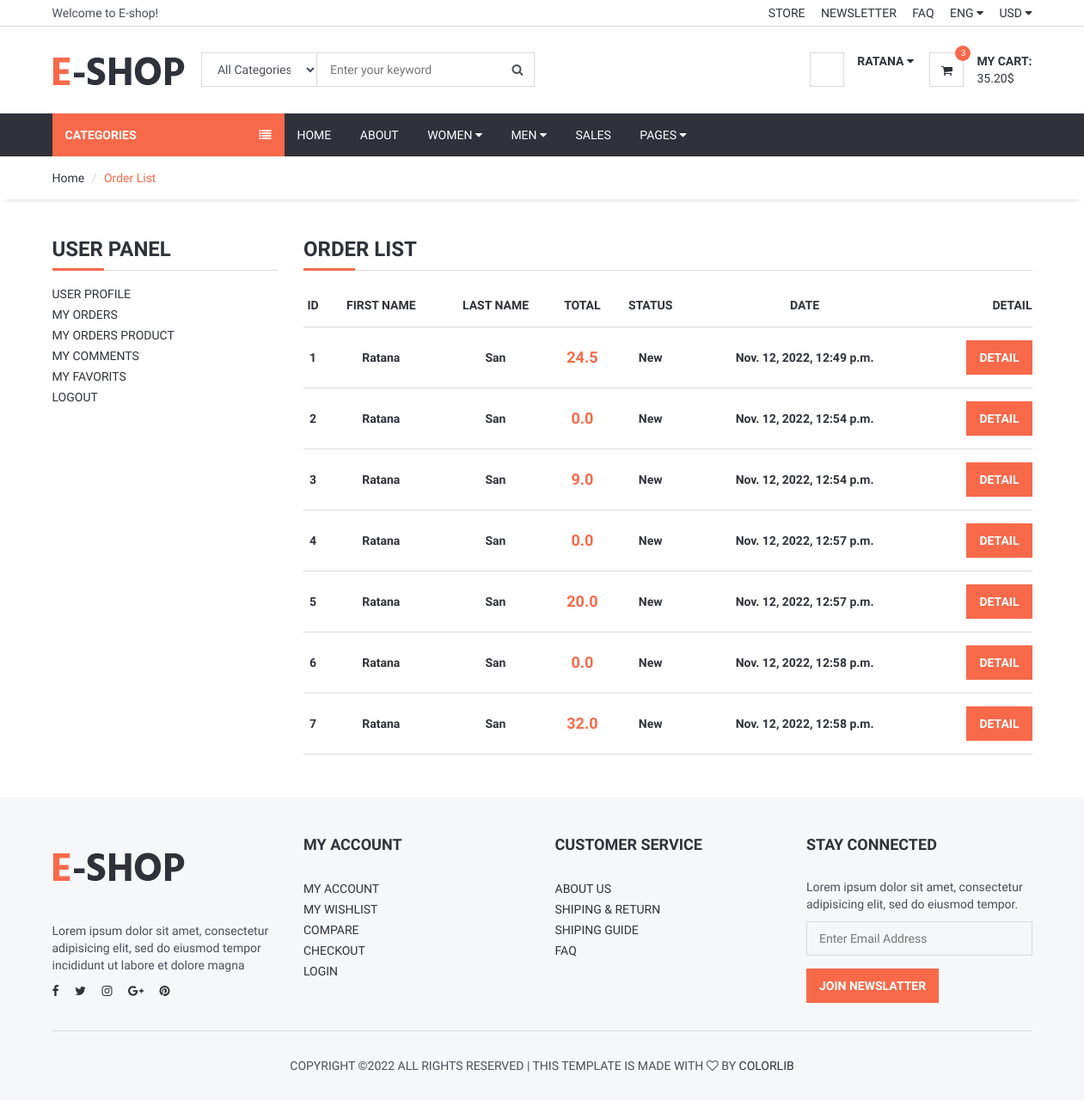
The page /user/order/ (signed in) on the database as committed earlier.
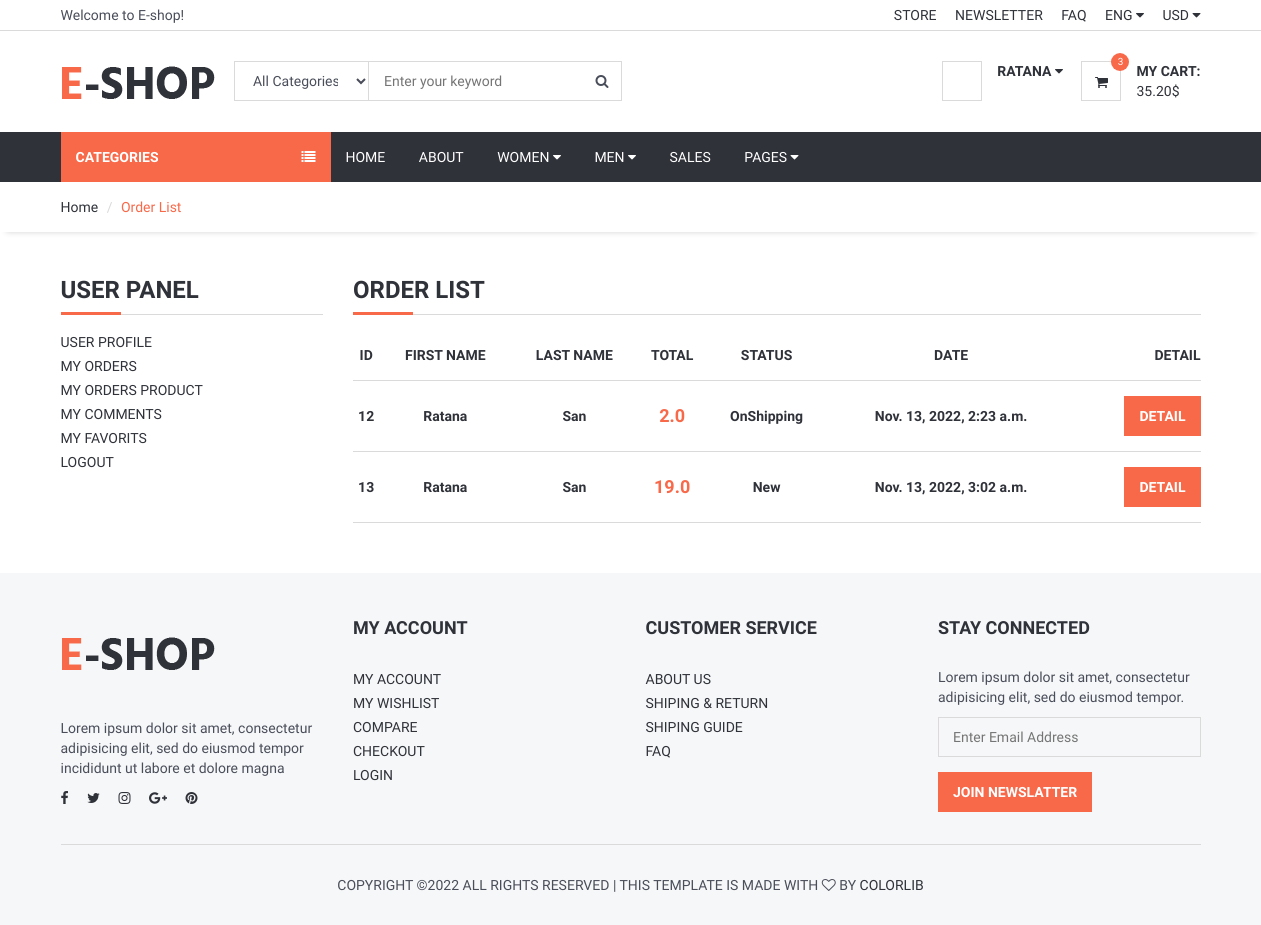
The same page on the database as committed later.
### order/models.py (models this page shows, shortened)
class Order(models.Model):
    STATUS = (
        ('NEW', 'NEW'),
        ('Accepted', 'Accepted'),
        ('Preparing', 'Preparing'),
        ('OnShipping', 'OnShipping'),
        ('Completed', 'Completed'),
        ('Canceled', 'Canceled'),
    )
    user = models.ForeignKey(User, on_delete=models.SET_NULL, null=True)
    code = models.CharField(max_length=5, editable=False)
    first_name = models.CharField(max_length=10)
    last_name = models.CharField(max_length=10)
    phone = models.CharField(max_length=20, blank=True)
    address = models.CharField(max_length=150, blank=True)
    city = models.CharField(max_length=20, blank=True)
    country = models.CharField(max_length=20, blank=True)
    total = models.FloatField()
    status = models.CharField(max_length=10, choices=STATUS, default='New')
    ip = models.CharField(max_length=20, blank=True)
    adminnote = models.CharField(max_length=100, blank=True)
    create_at = models.DateTimeField(auto_now_add=True)
    update_at = models.DateTimeField(auto_now=True)

### user/views.py (the view)
def userOrder(request):
    category = Category.objects.all()
    current_user =request.user
    orders = Order.objects.filter(user_id=current_user.id)
    context = {
        'category' : category,
        'orders' : orders,
    }
    return render(request, 'userOrder.html', context)

### user/templates/userOrder.html (shortened to what this page needs)
{% extends 'homebase.html' %}
{% block sidebar %}{% include 'sidebar.html' %}{% endblock %}
{% block body %}
{% load static %}
<div id="breadcrumb">
    <div class="container">
        <ul class="breadcrumb">
            <li><a href="#">Home</a></li>
            <li class="active">Order List</li>
        </ul>
    </div>
</div>
<div class="section">
    <div class="container">
        <div class="row">
            <div class="col-md-3">
                {% include 'sidePanel.html' %}
            </div>
            <div class="col-md-9">
                <div class="order-summary clearfix">
                    <div class="section-title">
                        <h3 class="title">Order List</h3>
                    </div>
                    <table class="shopping-cart-table table">
                        <thead>
                            <tr>
                                <th class="text-center">ID</th>
                                <th class="text-center">First Name</th>
                                <th class="text-center">Last Name</th>
                                <th class="text-center">Total</th>
                                <th class="text-center">Status</th>
                                <th class="text-center">Date</th>
                                <th class="text-right">Detail</th>
                            </tr>
                        </thead>
                        <tbody>
                            {% for order in orders %}
                            <tr>
                                <td class="text-center"><strong>{{order.id}}</strong></td>
                                <td class="text-center"><strong>{{order.first_name}}</strong></td>
                                <td class="text-center"><strong>{{order.last_name}}</strong></td>
                                <td class="total text-center"><strong class="primary-color">{{order.total}}</strong></td>
                                <td class="text-center"><strong>{{order.status}}</strong></td>
                                <td class="text-center"><strong>{{order.create_at}}</strong></td>
                                <td class="text-right">
                                        <a href="/user/orderdetail/{{order.id}}" class="primary-btn">Detail</a>
                                </td>
                            </tr>
                            {% endfor %}
                        </tbody>
                    </table>
                </div>
            </div>
        </div>
    </div>
</div>
{% endblock %}

### home/templates/homebase.html (shortened to what this page needs)
<!DOCTYPE html>
<html lang="en">
<head>
	{% load static %}
	<link type="text/css" rel="stylesheet" href="{% static 'css/bootstrap.min.css' %}"  />
	<link type="text/css" rel="stylesheet" href="{% static 'css/slick.css' %}" />
	<link type="text/css" rel="stylesheet" href="{% static '' %}css/slick-theme.css" />
	<link type="text/css" rel="stylesheet" href="{% static '' %}css/nouislider.min.css" />
	<link rel="stylesheet" href="{% static '' %}css/font-awesome.min.css">
	<link type="text/css" rel="stylesheet" href="{% static '' %}css/style.css" />
		<link rel="stylesheet" href="https://ajax.googleapis.com/ajax/libs/jqueryui/1.11.4/themes/smoothness/jquery-ui.css">
</head>
</html>
<body>
	{% include 'header.html' %}
	{% block sidebar %} {% endblock %}
	{% block body %} {% endblock %}
	{% include 'footer.html' %}
</body>

### home/templates/header.html (shortened to what this page needs)
{% load static %}
<header>
    <div id="top-header">
        <div class="container">
            <div class="pull-left">
                <span>Welcome to E-shop!</span>
            </div>
            <div class="pull-right">
                <ul class="header-top-links">
                    <li><a href="#">Store</a></li>
                    <li><a href="#">Newsletter</a></li>
                    <li><a href="#">FAQ</a></li>
                    <li class="dropdown default-dropdown">
                        <a class="dropdown-toggle" data-toggle="dropdown" aria-expanded="true">ENG <i class="fa
                                fa-caret-down"></i></a>
                    </li>
                    <li class="dropdown default-dropdown">
                        <a class="dropdown-toggle" data-toggle="dropdown" aria-expanded="true">USD <i class="fa
                                fa-caret-down"></i></a>
                    </li>
                </ul>
            </div>
        </div>
    </div>
    <div id="header">
        <div class="container">
            <div class="pull-left">
                <div class="header-logo">
                    <a class="logo" href="#">
                        <img src="{% static '' %}./img/logo.png" alt="" />
                    </a>
                </div>
                <div class="header-search">
                    <form action="/search/" method="post">
                        <input name="query" id="query" class="input search-input" type="text" placeholder="Enter your keyword" />
                        <select name="catid" class="input search-categories">
                            <option value="0">All Categories</option>
                            {% load mptt_tags %}
                        </select>
                        <button class="search-btn"><i class="fa fa-search"></i></button>
                    </form>
                </div>
            </div>
            <div class="pull-right">
                <ul class="header-btns">
                    <li class="header-account dropdown default-dropdown">
                        {% if user.id is not None %}
                        <div class="dropdown-toggle" role="button" data-toggle="dropdown" aria-expanded="true">
                            <div class="header-btns-icon">
                            </div>
                            <strong class="text-uppercase">{{user.first_name}} <i class="fa fa-caret-down"></i></strong>
                        </div>
                        {% else %}
                        <a href="/login/" class="text-uppercase">Login</a> /
                        <a href="/signup/" class="text-uppercase">Signup</a>
                        {% endif %}
                    </li>
                    <li class="header-cart dropdown default-dropdown">
                        <a href="/shopcart/">
                            <div class="header-btns-icon">
                                <i class="fa fa-shopping-cart"></i>
                                <span class="qty">3</span>
                            </div>
                            <strong class="text-uppercase">My Cart:</strong>
                            <br />
                            <span>35.20$</span>
                        </a>
                    </li>
                </ul>
            </div>
        </div>
    </div>
</header>

### home/templates/sidebar.html (shortened to what this page needs)
{% load static %}
{% load mptt_tags %}
<div id="navigation">
    <div class="container">
        <div id="responsive-nav">
        {% if page %}
            <div class="category-nav">
        {% else %}
            <div class="category-nav show-on-click">
        {% endif %}
                <span class="category-header">Categories <i class="fa fa-list"></i></span>
            </div>
            <div class="menu-nav">
                <ul class="menu-list">
                    <li><a href="/home">Home</a></li>
                    <li><a href="/about">About</a></li>
                    <li class="dropdown mega-dropdown"><a class="dropdown-toggle" data-toggle="dropdown" aria-expanded="true">Women <i class="fa fa-caret-down"></i></a>
                    </li>
                    <li class="dropdown mega-dropdown full-width"><a class="dropdown-toggle" data-toggle="dropdown" aria-expanded="true">Men <i class="fa fa-caret-down"></i></a>
                    </li>
                    <li><a href="#">Sales</a></li>
                    <li class="dropdown default-dropdown"><a class="dropdown-toggle" data-toggle="dropdown" aria-expanded="true">Pages <i class="fa fa-caret-down"></i></a>
                    </li>
                </ul>
            </div>
        </div>
    </div>
</div>

### user/templates/sidePanel.html
<div class="billing-details">
    <div class="section-title">
        <h3 class="title">User Panel</h3>
    </div>
    <div class="aside">
        <ul class="list-links">
            <li><a href="/user">User Profile</a></li>
            <li><a href="/user/order">My Orders</a></li>
            <li><a href="/user/orderproduct">My Orders Product</a></li>
            <li><a href="/user/comment">My Comments</a></li>
            <li><a href="/user/favorite">My Favorits</a></li>
            <li><a href="/logout">Logout</a></li>
        </ul>
    </div>
</div>

### home/templates/footer.html (shortened to what this page needs)
{% load static %}
<footer id="footer" class="section section-grey">
    <div class="container">
        <div class="row">
            <div class="col-md-3 col-sm-6 col-xs-6">
                <div class="footer">
                    <div class="footer-logo">
                        <a class="logo" href="#">
                <img src="./img/logo.png" alt="">
              </a>
                    </div>
                    <p>Lorem ipsum dolor sit amet, consectetur adipisicing elit, sed do eiusmod tempor incididunt ut labore et dolore magna</p>
                    <ul class="footer-social">
                        <li><a href="#"><i class="fa fa-facebook"></i></a></li>
                        <li><a href="#"><i class="fa fa-twitter"></i></a></li>
                        <li><a href="#"><i class="fa fa-instagram"></i></a></li>
                        <li><a href="#"><i class="fa fa-google-plus"></i></a></li>
                        <li><a href="#"><i class="fa fa-pinterest"></i></a></li>
                    </ul>
                </div>
            </div>
            <div class="col-md-3 col-sm-6 col-xs-6">
                <div class="footer">
                    <h3 class="footer-header">My Account</h3>
                    <ul class="list-links">
                        <li><a href="#">My Account</a></li>
                        <li><a href="#">My Wishlist</a></li>
                        <li><a href="#">Compare</a></li>
                        <li><a href="#">Checkout</a></li>
                        <li><a href="#">Login</a></li>
                    </ul>
                </div>
            </div>
            <div class="col-md-3 col-sm-6 col-xs-6">
                <div class="footer">
                    <h3 class="footer-header">Customer Service</h3>
                    <ul class="list-links">
                        <li><a href="#">About Us</a></li>
                        <li><a href="#">Shiping & Return</a></li>
                        <li><a href="#">Shiping Guide</a></li>
                        <li><a href="#">FAQ</a></li>
                    </ul>
                </div>
            </div>
            <div class="col-md-3 col-sm-6 col-xs-6">
                <div class="footer">
                    <h3 class="footer-header">Stay Connected</h3>
                    <p>Lorem ipsum dolor sit amet, consectetur adipisicing elit, sed do eiusmod tempor.</p>
                    <form>
                        <div class="form-group">
                            <input class="input" placeholder="Enter Email Address">
                        </div>
                        <button class="primary-btn">Join Newslatter</button>
                    </form>
                </div>
            </div>
        </div>
        <hr>
        <div class="row">
            <div class="col-md-8 col-md-offset-2 text-center">
                <div class="footer-copyright">
                    Copyright &copy;<script>document.write(new Date().getFullYear());</script> All rights reserved | This template is made with <i class="fa fa-heart-o" aria-hidden="true"></i> by <a href="https://colorlib.com" target="_blank">Colorlib</a>
                </div>
            </div>
        </div>
    </div>
</footer>

Rows that differ between the two databases and show on the page:
removed Order: id "1", first_name "Ratana", last_name "San", total "24.5", status "New", create_at "Nov. 12, 2022, 12:49 p.m."
removed Order: id "2", first_name "Ratana", last_name "San", total "0.0", status "New", create_at "Nov. 12, 2022, 12:54 p.m."
removed Order: id "3", first_name "Ratana", last_name "San", total "9.0", status "New", create_at "Nov. 12, 2022, 12:54 p.m."
removed Order: id "4", first_name "Ratana", last_name "San", total "0.0", status "New", create_at "Nov. 12, 2022, 12:57 p.m."
removed Order: id "5", first_name "Ratana", last_name "San", total "20.0", status "New", create_at "Nov. 12, 2022, 12:57 p.m."
removed Order: id "6", first_name "Ratana", last_name "San", total "0.0", status "New", create_at "Nov. 12, 2022, 12:58 p.m."
removed Order: id "7", first_name "Ratana", last_name "San", total "32.0", status "New", create_at "Nov. 12, 2022, 12:58 p.m."
added Order: id "12", first_name "Ratana", last_name "San", total "2.0", status "OnShipping", create_at "Nov. 13, 2022, 2:23 a.m."
added Order: id "13", first_name "Ratana", last_name "San", total "19.0", status "New", create_at "Nov. 13, 2022, 3:02 a.m."
